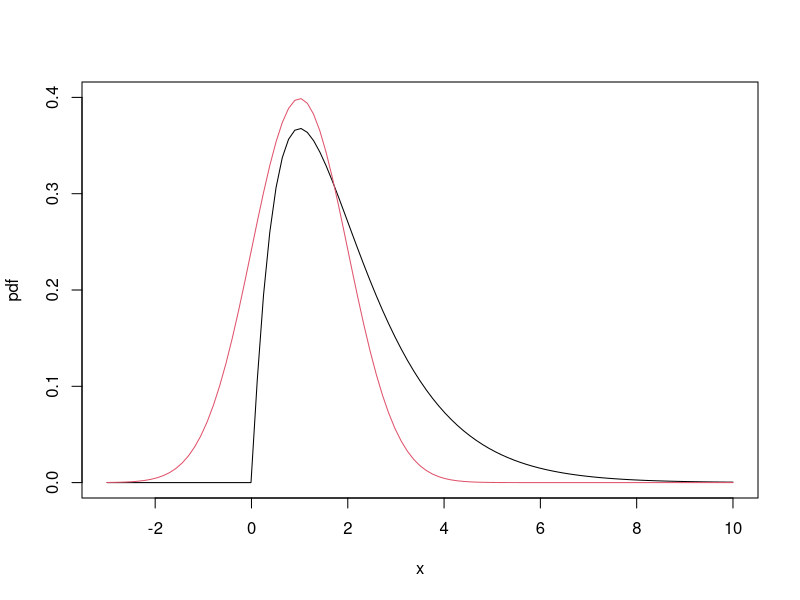

Here is the R script that generated this plot:
# Laplace's Approximation
library(LearnBayes)

# Example 1 - good fit
f.x = function(x) {
  (4-x^2)*exp(-x^2)
}

log.f.x = function(x) {
  log(f.x(x))
}

fit = laplace(log.f.x, 1)
(mode = fit$mode)
(const = f.x(mode))
(var = fit$var[1])
(nc = exp(fit$int))
const*sqrt(2*pi*var)
# real integral ~= 6.20358 (Wolfram-Alpha)

# Example 2 - not so good fit
curve(dgamma(x, 2, 1), from=-3, to=10, ylim=c(0, 0.4), ylab="pdf")
log.f.x = function(x) {
  dgamma(x, 2, 1, log=T)
}
fit = laplace(log.f.x, 2)
(mode = fit$mode)
(const = f.x(mode))
(var = fit$var[1])
(nc = exp(fit$int))
curve(dnorm(x, mode, sqrt(var)), from=-3, to=10, add=T, col=2)

# Example 3 - horrible fit
f.x = function(x) {
  10*exp(-10*x^2)*sin(x^2)
}
log.f.x = function(x) {
  log(f.x(x))
}
fit = laplace(log.f.x, 0.5)
exp(fit$int)
# real integral ~= 0.2785 (Wolfram-Alpha)
